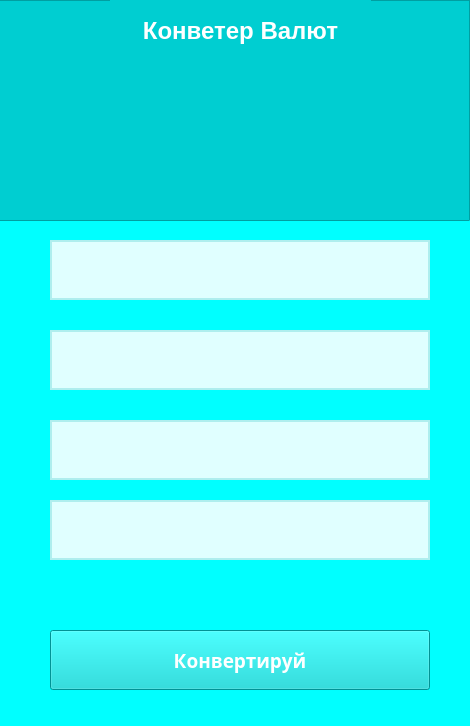
<?xml version="1.0" encoding="UTF-8"?>
<ui version="4.0">
 <class>MainWindow</class>
 <widget class="QMainWindow" name="MainWindow">
  <property name="geometry">
   <rect>
    <x>0</x>
    <y>0</y>
    <width>470</width>
    <height>726</height>
   </rect>
  </property>
  <property name="windowTitle">
   <string>MainWindow</string>
  </property>
  <widget class="QWidget" name="centralwidget">
   <property name="styleSheet">
    <string notr="true">background-color:#00FFFF</string>
   </property>
   <widget class="QFrame" name="frame">
    <property name="geometry">
     <rect>
      <x>-10</x>
      <y>0</y>
      <width>480</width>
      <height>221</height>
     </rect>
    </property>
    <property name="styleSheet">
     <string notr="true">background-color:#00CED1</string>
    </property>
    <property name="frameShape">
     <enum>QFrame::StyledPanel</enum>
    </property>
    <property name="frameShadow">
     <enum>QFrame::Raised</enum>
    </property>
    <widget class="QLabel" name="label">
     <property name="geometry">
      <rect>
       <x>120</x>
       <y>0</y>
       <width>261</width>
       <height>61</height>
      </rect>
     </property>
     <property name="font">
      <font>
       <family>Segoe UI</family>
       <pointsize>18</pointsize>
       <weight>75</weight>
       <bold>true</bold>
      </font>
     </property>
     <property name="styleSheet">
      <string notr="true">color: white
</string>
     </property>
     <property name="text">
      <string>Конветер Валют</string>
     </property>
     <property name="alignment">
      <set>Qt::AlignCenter</set>
     </property>
    </widget>
    <widget class="QLabel" name="label_2">
     <property name="geometry">
      <rect>
       <x>200</x>
       <y>50</y>
       <width>81</width>
       <height>91</height>
      </rect>
     </property>
     <property name="text">
      <string/>
     </property>
     <property name="pixmap">
      <pixmap>../../Desktop/icons8-поиск-доллара-64.png</pixmap>
     </property>
     <property name="alignment">
      <set>Qt::AlignCenter</set>
     </property>
    </widget>
   </widget>
   <widget class="QLineEdit" name="lineEdit">
    <property name="geometry">
     <rect>
      <x>50</x>
      <y>240</y>
      <width>380</width>
      <height>60</height>
     </rect>
    </property>
    <property name="font">
     <font>
      <family>Segoe UI Variable Small</family>
      <pointsize>14</pointsize>
     </font>
    </property>
    <property name="styleSheet">
     <string notr="true">background-color: #E0FFFF;
border: 2px solid #AFEEEE;
border-raduis 30;
color: blue
 </string>
    </property>
    <property name="text">
     <string/>
    </property>
    <property name="alignment">
     <set>Qt::AlignCenter</set>
    </property>
   </widget>
   <widget class="QLineEdit" name="lineEdit_2">
    <property name="geometry">
     <rect>
      <x>50</x>
      <y>330</y>
      <width>380</width>
      <height>60</height>
     </rect>
    </property>
    <property name="font">
     <font>
      <family>Segoe UI Variable Small</family>
      <pointsize>14</pointsize>
     </font>
    </property>
    <property name="styleSheet">
     <string notr="true">background-color: #E0FFFF;
border: 2px solid #AFEEEE;
border-raduis 30;
color: blue
 </string>
    </property>
    <property name="text">
     <string/>
    </property>
    <property name="alignment">
     <set>Qt::AlignCenter</set>
    </property>
   </widget>
   <widget class="QLineEdit" name="lineEdit_3">
    <property name="geometry">
     <rect>
      <x>50</x>
      <y>420</y>
      <width>380</width>
      <height>60</height>
     </rect>
    </property>
    <property name="font">
     <font>
      <family>Segoe UI Variable Small</family>
      <pointsize>14</pointsize>
     </font>
    </property>
    <property name="styleSheet">
     <string notr="true">background-color: #E0FFFF;
border: 2px solid #AFEEEE;
border-raduis 30;
color: blue
 </string>
    </property>
    <property name="text">
     <string/>
    </property>
    <property name="alignment">
     <set>Qt::AlignCenter</set>
    </property>
   </widget>
   <widget class="QLineEdit" name="lineEdit_4">
    <property name="geometry">
     <rect>
      <x>50</x>
      <y>500</y>
      <width>380</width>
      <height>60</height>
     </rect>
    </property>
    <property name="font">
     <font>
      <family>Segoe UI Variable Small</family>
      <pointsize>14</pointsize>
     </font>
    </property>
    <property name="styleSheet">
     <string notr="true">background-color: #E0FFFF;
border: 2px solid #AFEEEE;
border-raduis 30;
color: blue
 </string>
    </property>
    <property name="text">
     <string/>
    </property>
    <property name="alignment">
     <set>Qt::AlignCenter</set>
    </property>
   </widget>
   <widget class="QPushButton" name="pushButton">
    <property name="geometry">
     <rect>
      <x>50</x>
      <y>630</y>
      <width>380</width>
      <height>60</height>
     </rect>
    </property>
    <property name="font">
     <font>
      <family>Segoe UI Variable Display Semib</family>
      <pointsize>14</pointsize>
      <weight>75</weight>
      <bold>true</bold>
     </font>
    </property>
    <property name="styleSheet">
     <string notr="true">QPushButton{
   background-color: #00CED1;
   color: white;
   border-redius: 30;
}

QPushButton:pressed{
   background-color: #00FFFF
}</string>
    </property>
    <property name="text">
     <string>Конвертируй</string>
    </property>
   </widget>
  </widget>
 </widget>
 <resources/>
 <connections/>
</ui>
